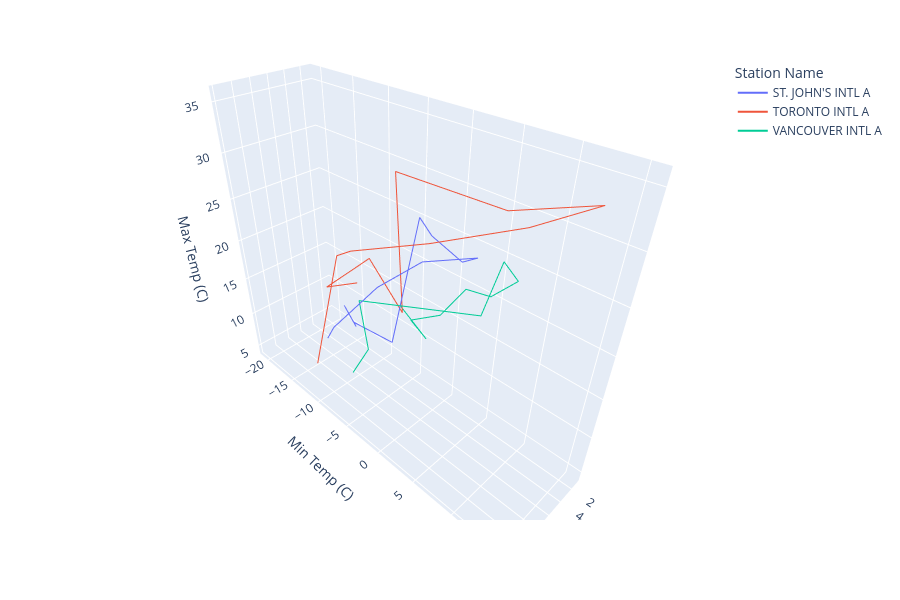

Write notebook code for a chart like this one.
### Code cell
import plotly.express as px
fig = px.line_3d(aggregated, x="Month", y="Min Temp (C)", z="Max Temp (C)",
                 width=900, height=600,
                 line_group='Station Name',
                 color='Station Name')
fig.show()

### Figure 1 — Plotly figure (JSON) as saved in the notebook; plotly's stock layout.template omitted (floating-point values rounded to 4 significant figures)
{"data": [{"hovertemplate": "Station Name=ST. JOHN'S INTL A<br>Month=%{x}<br>Min Temp (C)=%{y}<br>Max Temp (C)=%{z}<extra></extra>", "legendgroup": "ST. JOHN'S INTL A", "line": {"color": "#636efa", "dash": "solid"}, "marker": {"symbol": "circle"}, "mode": "lines", "name": "ST. JOHN'S INTL A", "scene": "scene", "showlegend": true, "type": "scatter3d", "x": [1, 2, 3, 4, 5, 6, 7, 8, 9, 10, 11, 12], "y": [-16.3, -17.2, -14.3, -6.4, -1.7, 0.7, 4.9, 7.1, 2.4, -2.0, -7.6, -7.4], "z": [4.6, 8.1, 7.6, 9.7, 27.6, 27.1, 26.8, 28.6, 26.6, 22.4, 15.2, 14.5]}, {"hovertemplate": "Station Name=TORONTO INTL A<br>Month=%{x}<br>Min Temp (C)=%{y}<br>Max Temp (C)=%{z}<extra></extra>", "legendgroup": "TORONTO INTL A", "line": {"color": "#EF553B", "dash": "solid"}, "marker": {"symbol": "circle"}, "mode": "lines", "name": "TORONTO INTL A", "scene": "scene", "showlegend": true, "type": "scatter3d", "x": [1, 2, 3, 4, 5, 6, 7, 8, 9, 10, 11, 12], "y": [-15.6, -20.6, -10.9, -4.8, -4.7, 7.9, 15.3, 11.0, 3.1, -5.4, -6.2, -9.7], "z": [11.9, 9.3, 18.4, 14.8, 31.0, 32.1, 35.5, 32.7, 28.6, 24.7, 24.3, 9.6]}, {"hovertemplate": "Station Name=VANCOUVER INTL A<br>Month=%{x}<br>Min Temp (C)=%{y}<br>Max Temp (C)=%{z}<extra></extra>", "legendgroup": "VANCOUVER INTL A", "line": {"color": "#00cc96", "dash": "solid"}, "marker": {"symbol": "circle"}, "mode": "lines", "name": "VANCOUVER INTL A", "scene": "scene", "showlegend": true, "type": "scatter3d", "x": [1, 2, 3, 4, 5, 6, 7, 8, 9, 10, 11, 12], "y": [-8.0, -3.1, -4.5, 0.4, 4.0, 7.3, 10.2, 9.4, 8.6, -4.6, -2.4, -3.7], "z": [12.3, 11.0, 13.4, 17.3, 22.7, 24.1, 27.5, 29.3, 24.5, 19.6, 15.5, 12.3]}], "layout": {"height": 600, "legend": {"title": {"text": "Station Name"}, "tracegroupgap": 0}, "margin": {"t": 60}, "scene": {"domain": {"x": [0, 1], "y": [0, 1]}, "xaxis": {"title": {"text": "Month"}}, "yaxis": {"title": {"text": "Min Temp (C)"}}, "zaxis": {"title": {"text": "Max Temp (C)"}}}, "width": 900}}
